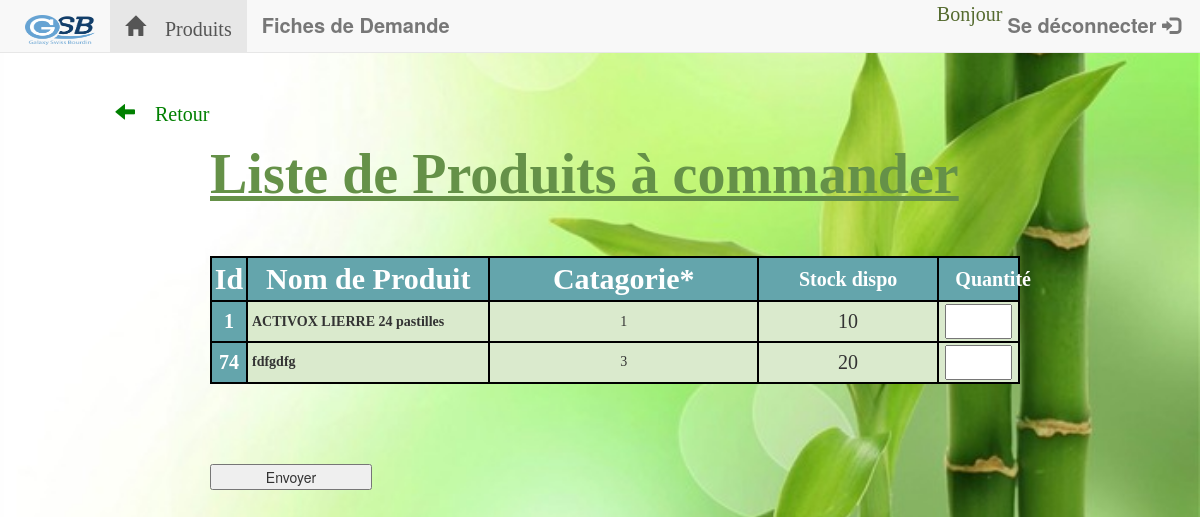
The app's page /plistecommande.php with its own data.
### tables this page shows
CREATE TABLE `produits` (
  `id_prd` int(11) NOT NULL,
  `prd_nom` varchar(255) NOT NULL,
  `prd_cat` int(11) NOT NULL,
  `stk_dispo` int(11) NOT NULL,
  `stk_min` int(11) NOT NULL,
  `stk_max` int(11) NOT NULL
);

### plistecommande.php (the view, shortened to what this page needs)
<!DOCTYPE html>
<html>
<head>
<link rel="stylesheet" type="text/css" href="index.css">
<link rel="stylesheet" href="bootstrap/css/bootstrap.min.css">
</head>
<body style="position: relative; margin-left: auto;margin-right: auto;text-align: left; width: 70%; background-image: url('img/wallpaper-1.jpg');
  background-repeat: no-repeat;
  background-attachment:fixed;">
  	<a href="paccueil.php"><span class="glyphicon glyphicon-arrow-left" style="margin-left: -65px; font-size: 20px; color: green;"> Retour</span></a>
	<?php include("entete.php"); ?>
	<div class="containe" style="margin-left: 30px ;">
	<form name="listcmd" method="POST">
	<h1 style="color: #659148; font-weight: bold;font-family: serif;font-size: 400%;"><u>Liste de Produits à commander</u></h1></br></br>
	<table id="tabStk" style="border-style: solid; border-width: 2px; border-color: black; font-family: serif;">
			<thead >
				<tr style="background-color: #64A5AC; color: white;font-size: 30px;">
					<th style='border-style: solid; border-width: 2px; border-color: black;text-align: center;width: 3%'>Id</th>
					<th style='border-style: solid; border-width: 2px; border-color: black;text-align: center;width: 30%;'>Nom de Produit</th>
					<th style='border-style: solid; border-width: 2px; border-color: black;text-align: center;padding-left: 3px;padding-right: 3px;'> Catagorie*</th>
					<th style='border-style: solid; border-width: 2px; border-color: black;text-align: center; font-size: 20px; padding-left: 2%;padding-right: 2%;'>Stock dispo</th>
					<th style='border-style: solid; border-width: 2px; border-color: black;text-align: center; font-size: 20px; padding-left: 2%;padding-right: 2%;width: 10%'>Quantité</th>
				</tr>
			</thead >
			<tbody style="border-style: solid; border-width: 2px; border-color: black; text-align: justify-all;">
	<?php
  include ('connecBDD.php');
  $req= 'SELECT * FROM produits';
  $reponse = $bdd->prepare($req);
  $reponse->execute(array(1));
  $donnees = $reponse;
  while($req = $donnees ->fetch()){
    $tab[]=$req;
  }
  ?>
  <?php
  foreach ($tab as $key => $value) {
    if($value['stk_dispo'] <= $value['stk_min']){
    	?><tr>
					<td  style="border-style: solid; border-width: 2px; border-color: black; text-align: center;background-color: #64A5AC; font-weight: bold;padding-left: 7px;padding-right: 7px;color: white;padding-top: 5px;padding-bottom: 5px; font-size: 20px;">
					<?php echo $value['id_prd'];?>
					</td>
					<td style="border-style: solid; border-width: 2px; border-color: black;padding-left: 4px;text-align: justify-all;font-weight: bold;background-color: #DAEACD;">
					<?php echo $value['prd_nom'];?>
					</td>
					<td style="border-style: solid; border-width: 2px; border-color: black; text-align: center;margin-right: 3px;background-color: #DAEACD;">
					<?php echo $value['prd_cat'];?>
					</td>
					<td style="border-style: solid; border-width: 2px; border-color: black; text-align: center;margin-right: 3px;background-color: #DAEACD; font-size: 20px;">
					<?php echo $value['stk_dispo'];?>
					</td>
					<td style="border-style: solid; border-width: 2px; border-color: black; text-align: center;margin-right: 3px;background-color: #DAEACD; font-size: 20px; width: 2%">
					<input type="text" name="qnt[<?php echo $value['id_prd']; ?>]" style="width: 85%">
					</td>
				</tr>
			<?php
			}
  }
 ?>
</tbody>
		</table>
		<input type="submit" name="envoye" value="Envoyer" style="width: 20%" onclick="VALID()">
		</form>
	</div>
</body>
</html>

### index.css (style rules this page uses)
body { padding-top: 100px; padding-bottom: 40px; background-color: #eee; background-size: 100%; }

### records on screen
produits: id_prd "1", prd_nom "ACTIVOX LIERRE 24 pastilles", prd_cat "1", stk_dispo "10"
produits: id_prd "74", prd_nom "fdfgdfg", prd_cat "3", stk_dispo "20"
